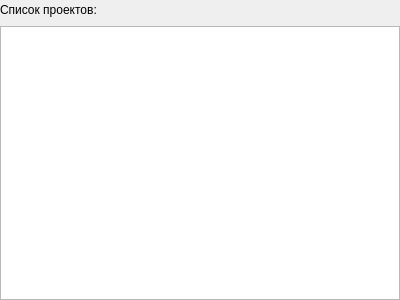
<?xml version="1.0" encoding="UTF-8"?>
<ui version="4.0">
 <class>Form</class>
 <widget class="QWidget" name="Form">
  <property name="geometry">
   <rect>
    <x>0</x>
    <y>0</y>
    <width>400</width>
    <height>300</height>
   </rect>
  </property>
  <property name="windowTitle">
   <string>Form</string>
  </property>
  <layout class="QVBoxLayout" name="verticalLayout">
   <property name="leftMargin">
    <number>0</number>
   </property>
   <property name="topMargin">
    <number>0</number>
   </property>
   <property name="rightMargin">
    <number>0</number>
   </property>
   <property name="bottomMargin">
    <number>0</number>
   </property>
   <item>
    <layout class="QHBoxLayout" name="horizontalLayout">
     <item>
      <widget class="QLabel" name="label">
       <property name="text">
        <string>Список проектов:</string>
       </property>
      </widget>
     </item>
     <item>
      <spacer name="horizontalSpacer">
       <property name="orientation">
        <enum>Qt::Horizontal</enum>
       </property>
       <property name="sizeHint" stdset="0">
        <size>
         <width>40</width>
         <height>20</height>
        </size>
       </property>
      </spacer>
     </item>
    </layout>
   </item>
   <item>
    <widget class="QTableView" name="projectsView"/>
   </item>
  </layout>
 </widget>
 <resources/>
 <connections/>
</ui>
